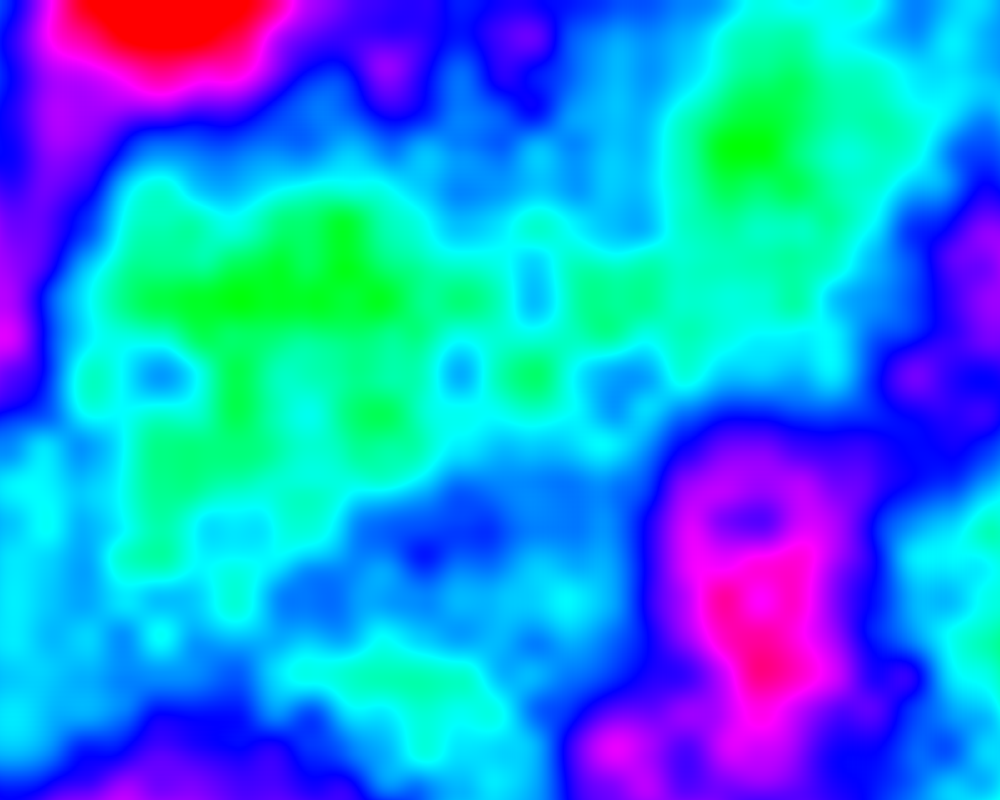
Frame 1 (no input)
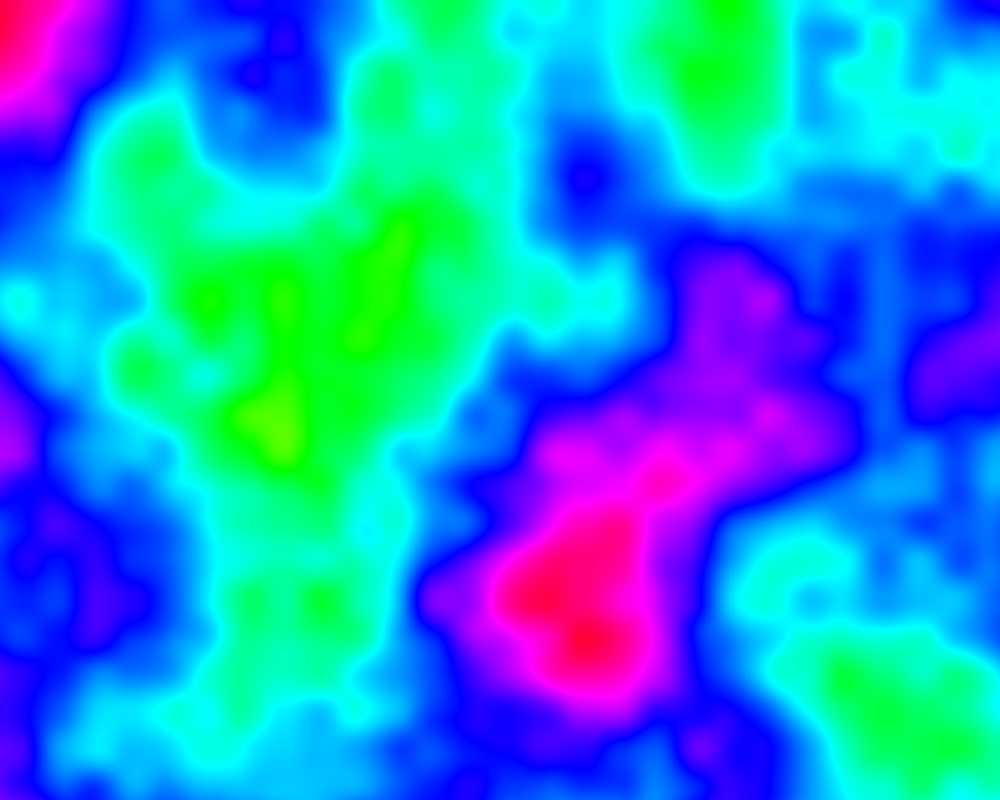
Frame 60 (the mouse pressed at the canvas centre just before this capture)
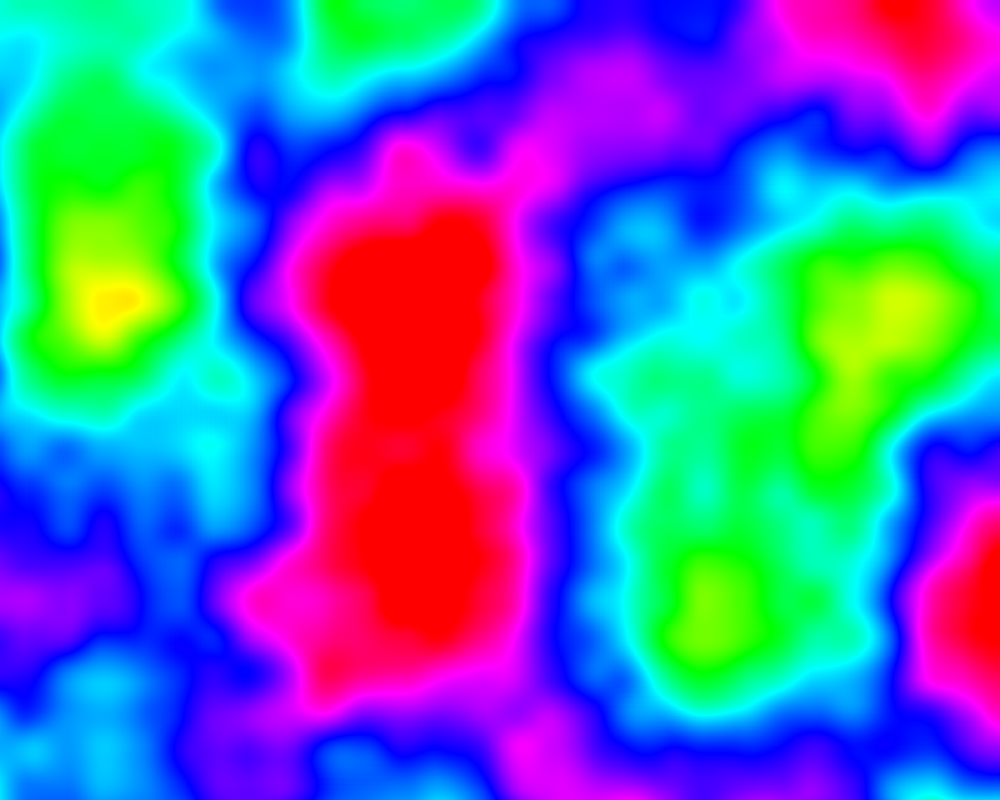
Frame 120 (the mouse held since frame 60 and released just before this capture)

The Processing sketch that drew these frames (run headless with seeded random() and noise(); from frame 60 on, the mouse is pressed at the canvas centre):

// Processing sketch: PerlinHeatMap
// ── PerlinHeatMap.pde
float nScl = 1;
float speed = 1;

float fly = random(10);
float zoff = random(1000);

void setup() {
  colorMode(HSB);
  size(1000,800);
}

void draw() {
  loadPixels();
  float yoff = 0;
  for (int y = 0; y < height; y++) {
    float xoff = fly;
    for (int x = 0; x < width; x++) {
      float n = noise(xoff, yoff, zoff);
      int index = x + y * width;
      pixels[index] = color(n * 360, 255, 255);
      xoff += nScl / 300;
    }
    yoff += nScl / 300;
  }
  fly += speed / 100;
  zoff += speed / 100;
  updatePixels();
}
